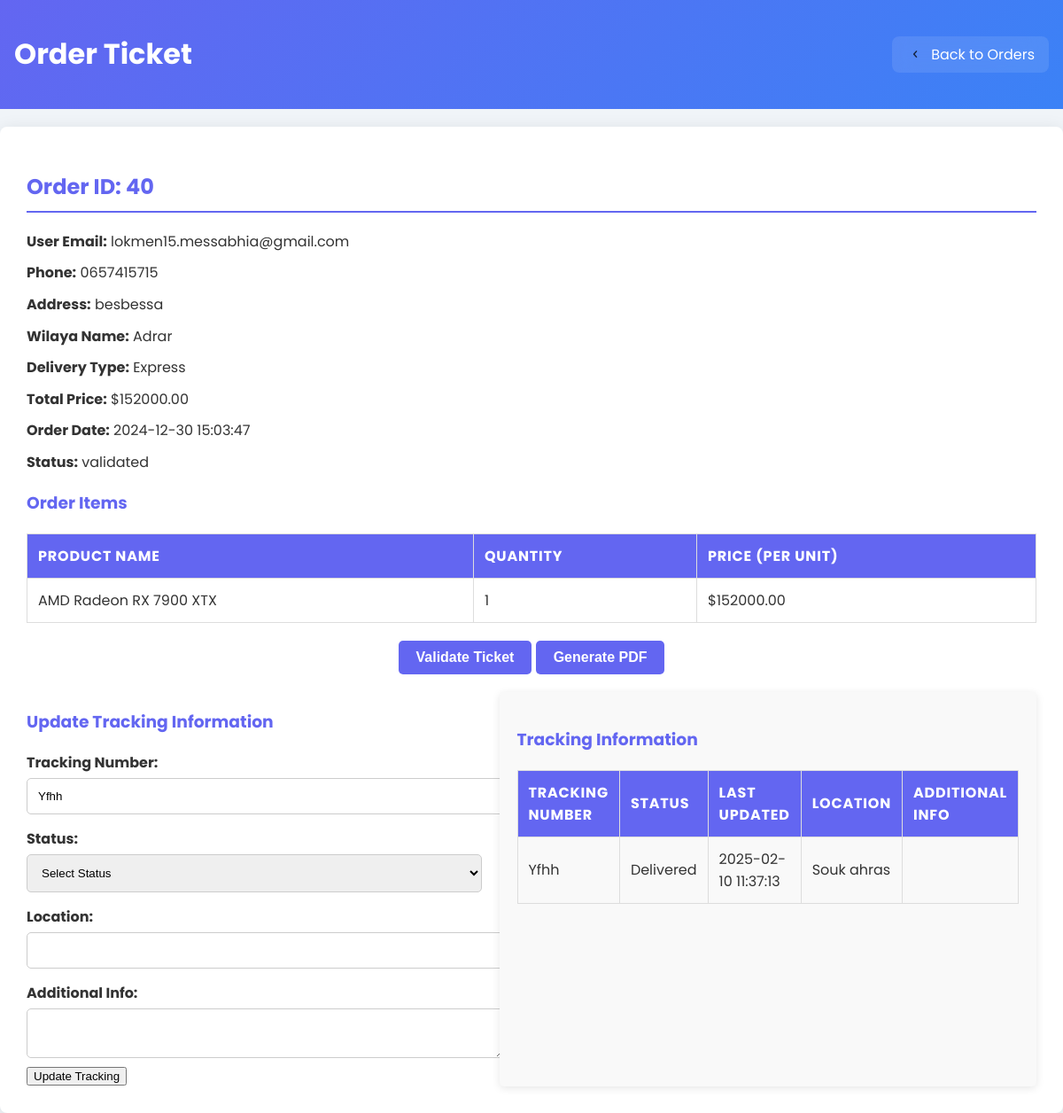
Screenshot of /ticket.php?order_id=40 (signed in) with the database file from the repository.
### tables this page shows
CREATE TABLE `orders` (
  `id` int(11) NOT NULL,
  `email` varchar(255) NOT NULL,
  `phone` varchar(20) NOT NULL,
  `address` text NOT NULL,
  `delivery_type` varchar(50) NOT NULL,
  `total_price` decimal(10,2) NOT NULL,
  `order_date` timestamp NOT NULL DEFAULT current_timestamp(),
  `status` varchar(50) NOT NULL,
  `qrtoken` varchar(255) NOT NULL,
  `user_id` int(11) NOT NULL,
  `wilaya_id` int(11) NOT NULL,
  `tracking_number` varchar(255) DEFAULT NULL
);

CREATE TABLE `users` (
  `id` int(11) NOT NULL,
  `email` varchar(255) NOT NULL,
  `phone` varchar(15) NOT NULL,
  `password` varchar(255) NOT NULL,
  `verification_token` varchar(6) DEFAULT NULL,
  `email_verified` tinyint(1) DEFAULT 0,
  `created_at` timestamp NOT NULL DEFAULT current_timestamp(),
  `profile_picture` varchar(255) DEFAULT NULL,
  `reset_token` varchar(255) DEFAULT NULL,
  `reset_token_expiry` datetime DEFAULT NULL,
  `username` varchar(255) DEFAULT NULL
);

CREATE TABLE `order_details` (
  `id` int(11) NOT NULL,
  `order_id` int(11) NOT NULL,
  `product_id` int(11) NOT NULL,
  `quantity` int(11) NOT NULL
);

CREATE TABLE `products` (
  `id` int(11) NOT NULL,
  `name` varchar(255) NOT NULL,
  `description` text DEFAULT NULL,
  `price` decimal(10,2) NOT NULL,
  `buying_price` decimal(10,2) DEFAULT NULL,
  `stock` int(11) NOT NULL DEFAULT 0,
  `category_id` int(11) DEFAULT NULL,
  `created_at` timestamp NOT NULL DEFAULT current_timestamp(),
  `updated_at` timestamp NOT NULL DEFAULT current_timestamp() ON UPDATE current_timestamp(),
  `subcategory_id` int(11) DEFAULT NULL
);

CREATE TABLE `tracking_info` (
  `id` int(11) NOT NULL,
  `order_id` int(11) NOT NULL,
  `tracking_number` varchar(255) NOT NULL,
  `status` varchar(255) NOT NULL,
  `last_updated` datetime NOT NULL,
  `location` varchar(255) DEFAULT NULL,
  `additional_info` text DEFAULT NULL
);

### ticket.php (the view, shortened to what this page needs)
<?php
include 'db_connect.php';
$order_id = (int)$_GET['order_id'];
$stmt = $pdo->prepare("SELECT orders.id, users.email AS user_email, orders.phone, orders.address, orders.wilaya_id, orders.delivery_type, orders.total_price, orders.order_date, orders.status, orders.tracking_number, orders.qrtoken
                       FROM orders
                       JOIN users ON orders.user_id = users.id
                       WHERE orders.id = ?");
$stmt->execute([$order_id]);
$order = $stmt->fetch(PDO::FETCH_ASSOC);
$stmt_items = $pdo->prepare("SELECT products.name, order_details.quantity, products.price
                             FROM order_details
                             JOIN products ON order_details.product_id = products.id
                             WHERE order_details.order_id = ?");
$stmt_items->execute([$order_id]);
$order_items = $stmt_items->fetchAll(PDO::FETCH_ASSOC);
$stmt_wilaya = $pdo->prepare("SELECT name FROM wilayas WHERE id = ?");
$stmt_wilaya->execute([$order['wilaya_id']]);
$wilaya = $stmt_wilaya->fetch(PDO::FETCH_ASSOC);
$order['wilaya_name'] = $wilaya ? $wilaya['name'] : 'Unknown';
$stmt_tracking = $pdo->prepare("SELECT * FROM tracking_info WHERE order_id = ?");
$stmt_tracking->execute([$order_id]);
$tracking_info = $stmt_tracking->fetchAll(PDO::FETCH_ASSOC);
?>
<!DOCTYPE html>
<html lang="en">
<head>
</head>
<body>
    <header style="display: flex; justify-content: space-between; align-items: center; padding: 1rem;">
        <h1 style="font-size: 2rem; color: white;">Order Ticket</h1>
        <a href="orders.php" style="text-decoration: none; display: inline-flex; align-items: center; gap: 0.5rem; color: white; background: rgba(255, 255, 255, 0.1); padding: 0.5rem 1rem; border-radius: 8px; backdrop-filter: blur(10px); transition: all 0.3s ease;">
            <img src="back.png" alt="Back" style="width: 20px; height: 20px;">
            <span style="font-size: 16px;">Back to Orders</span>
        </a>
    </header>
    <div class="ticket-container">
        <h2>Order ID: <?php echo htmlspecialchars($order['id']); ?></h2>
        <p><strong>User Email:</strong> <?php echo htmlspecialchars($order['user_email']); ?></p>
        <p><strong>Phone:</strong> <?php echo htmlspecialchars($order['phone']); ?></p>
        <p><strong>Address:</strong> <?php echo htmlspecialchars($order['address']); ?></p>
        <p><strong>Wilaya Name:</strong> <?php echo htmlspecialchars($order['wilaya_name']); ?></p>
        <p><strong>Delivery Type:</strong> <?php echo htmlspecialchars($order['delivery_type']); ?></p>
        <p><strong>Total Price:</strong> $<?php echo htmlspecialchars($order['total_price']); ?></p>
        <p><strong>Order Date:</strong> <?php echo htmlspecialchars($order['order_date']); ?></p>
        <p><strong>Status:</strong> <?php echo htmlspecialchars($order['status']); ?></p>
        <h3>Order Items</h3>
        <table>
            <thead>
                <tr>
                    <th>Product Name</th>
                    <th>Quantity</th>
                    <th>Price (per unit)</th>
                </tr>
            </thead>
            <tbody>
                <?php foreach ($order_items as $item) : ?>
                    <tr>
                        <td><?php echo htmlspecialchars($item['name']); ?></td>
                        <td><?php echo htmlspecialchars($item['quantity']); ?></td>
                        <td>$<?php echo htmlspecialchars($item['price']); ?></td>
                    </tr>
                <?php endforeach; ?>
            </tbody>
        </table>
        <div class="actions">
            <form method="POST">
                <button type="submit" name="validate_ticket" class="btn validate-btn">Validate Ticket</button>
                <button type="submit" name="generate_pdf" class="btn pdf-btn">Generate PDF</button>
            </form>
        </div>
        <div class="tracking-container">
    <div class="update-tracking">
        <h3>Update Tracking Information</h3>
        <form method="POST">
            <label for="tracking_number">Tracking Number:</label>
            <input type="text" id="tracking_number" name="tracking_number" value="<?php echo htmlspecialchars($order['tracking_number']); ?>">
            <label for="status">Status:</label>
            <select id="status" name="status" required>
                <option value="" disabled selected>Select Status</option>
            </select>
            <label for="location">Location:</label>
            <input type="text" id="location" name="location">
            <label for="additional_info">Additional Info:</label>
            <textarea id="additional_info" name="additional_info"></textarea>
            <button type="submit" name="update_tracking" class="btn update-btn">Update Tracking</button>
        </form>
    </div>
    <div class="tracking-info">
        <h3>Tracking Information</h3>
        <?php if ($tracking_info): ?>
            <table>
                <thead>
                    <tr>
                        <th>Tracking Number</th>
                        <th>Status</th>
                        <th>Last Updated</th>
                        <th>Location</th>
                        <th>Additional Info</th>
                    </tr>
                </thead>
                <tbody>
                    <?php foreach ($tracking_info as $tracking): ?>
                        <tr>
                            <td><?php echo htmlspecialchars($tracking['tracking_number']); ?></td>
                            <td><?php echo htmlspecialchars($tracking['status']); ?></td>
                            <td><?php echo htmlspecialchars($tracking['last_updated']); ?></td>
                            <td><?php echo htmlspecialchars($tracking['location']); ?></td>
                            <td><?php echo htmlspecialchars($tracking['additional_info']); ?></td>
                        </tr>
                    <?php endforeach; ?>
                </tbody>
            </table>
        <?php else: ?>
            <p>No tracking information available for this order.</p>
        <?php endif; ?>
    </div>
</div>
    </div>
</body>
</html>

### ticket.php (style rules this page uses)
body { font-family: 'Poppins',sans-serif; background-color: #f0f4f8; margin: 0; padding: 0; color: #333; }
header { background: linear-gradient(135deg, #6366f1, #3b82f6); color: white; display: flex; justify-content: space-between; align-items: center; padding: 1rem; margin: 0; }
.ticket-container { background-color: white; border-radius: 8px; box-shadow: 0 4px 20px rgba(0, 0, 0, 0.1); padding: 30px; margin-top: 20px; transition: transform 0.3s; }
h1, h2, h3 { color: #6366f1; }
h2 { border-bottom: 2px solid #6366f1; padding-bottom: 10px; margin-bottom: 20px; }
p { line-height: 1.6; margin: 10px 0; }
table { width: 100%; border-collapse: collapse; margin-top: 20px; }
th, td { border: 1px solid #ddd; padding: 12px; text-align: left; }
th { background-color: #6366f1; color: white; text-transform: uppercase; letter-spacing: 0.05em; }
.actions { display: flex; flex-direction: row; justify-content: center; align-items: center; gap: 10px; margin-top: 20px; }
.actions button { padding: 10px 20px; flex: none; }
button.validate-btn, button.pdf-btn { background-color: #6366f1; color: white; border: none; padding: 10px 20px; border-radius: 5px; cursor: pointer; transition: background-color 0.3s, transform 0.2s; font-size: 16px; font-weight: bold; }
label { display: block; margin-top: 15px; font-weight: bold; }
input[type="text"], input[type="number"], select, textarea { width: 100%; padding: 12px; margin-top: 5px; border: 1px solid #ccc; border-radius: 5px; transition: border-color 0.3s; }
textarea { resize: vertical; }
.tracking-container { display: flex; justify-content: space-between; margin-top: 20px; }
.update-tracking { flex: 1; margin-right: 20px; }
.tracking-info { flex: 1; background-color: #f9f9f9; border-radius: 5px; padding: 20px; box-shadow: 0 2px 10px rgba(0, 0, 0, 0.1); }
.update-tracking h3, .tracking-info h3 { color: #6366f1; }

### rows the page displays
orders: id "40", user.email "lokmen15.messabhia@gmail.com", phone "0657415715", address "besbessa", delivery_type "Express", total_price "152000.00", order_date "2024-12-30 15:03:47", status "validated", tracking_number "Yfhh"
order_details: product.name "AMD Radeon RX 7900 XTX", quantity "1", product.price "152000.00"
tracking_info: tracking_number "Yfhh", status "Delivered", last_updated "2025-02-10 11:37:13", location "Souk ahras"

### other values shown
$order['wilaya_name'] "Adrar"
